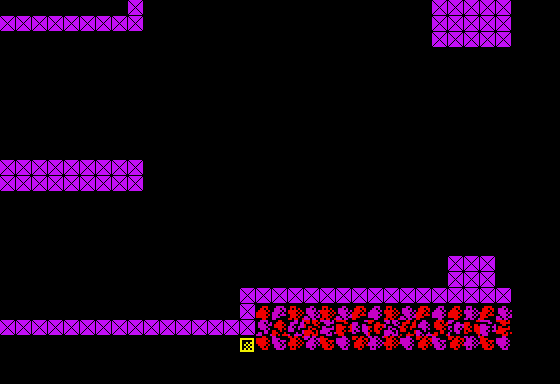

Tiled map render using the project's own tile images. Description and the map definition, with tile-layer contents summarised, below:
An orthogonal 35x24 tile map with 16x16 px tiles, 4 tile layers (Stars, Tile Layer 1, Tile Layer 2, Collision), 35 tilesets and 8 objects (2x ship_fire, piston, vitorc, ammo_pack, grenade_pack, ...).

<map version="1.0" orientation="orthogonal" width="35" height="24" tilewidth="16" tileheight="16">
 <properties>
  <property name="background_color" value="#000000" />
  <property name="nextLevel" value="L03S20" />
 </properties>
 <tileset firstgid="1" name="tiles" tilewidth="16" tileheight="16">
  <image source="../images/tiles.gif" width="240" height="512" />
 </tileset>
 <tileset firstgid="481" name="metatiles" tilewidth="16" tileheight="16">
  <image source="../images/metatiles.gif" width="128" height="16" />
  <tile id="0">
   <properties>
    <property name="type" value="solid" />
   </properties>
  </tile>
 </tileset>
 <tileset firstgid="489" name="ship" tilewidth="176" tileheight="128">
  <image source="../images/ship.gif" width="176" height="128" />
 </tileset>
 <tileset firstgid="490" name="ship_fire" tilewidth="16" tileheight="32">
  <image source="../images/ship_fire.gif" width="48" height="128" />
 </tileset>
 <tileset firstgid="502" name="light" tilewidth="16" tileheight="16">
  <image source="../images/light.gif" width="128" height="32" />
 </tileset>
 <tileset firstgid="518" name="vitorc" tilewidth="48" tileheight="64">
  <image source="../images/vitorc.gif" width="528" height="64" />
 </tileset>
 <tileset firstgid="529" name="turret" tilewidth="96" tileheight="80">
  <image source="../images/turret.gif" width="96" height="80" />
 </tileset>
 <tileset firstgid="530" name="cocoon" tilewidth="80" tileheight="128">
  <image source="../images/cocoon.gif" width="80" height="128" />
 </tileset>
 <tileset firstgid="531" name="radar" tilewidth="80" tileheight="128">
  <image source="../images/radar.gif" width="80" height="128" />
 </tileset>
 <tileset firstgid="532" name="rocket" tilewidth="64" tileheight="96">
  <image source="../images/rocket.gif" width="64" height="96" />
 </tileset>
 <tileset firstgid="533" name="grenade_pack" tilewidth="32" tileheight="32">
  <image source="../images/grenade_pack.gif" width="32" height="32" />
 </tileset>
 <tileset firstgid="534" name="teleport" tilewidth="64" tileheight="96">
  <image source="../images/teleport.gif" width="512" height="96" />
 </tileset>
 <tileset firstgid="542" name="piston" tilewidth="48" tileheight="64">
  <image source="../images/piston.gif" width="48" height="64" />
 </tileset>
 <tileset firstgid="543" name="bubble" tilewidth="32" tileheight="32">
  <image source="../images/bubble.gif" width="96" height="192" />
 </tileset>
 <tileset firstgid="561" name="rocks" tilewidth="16" tileheight="16">
  <image source="../images/rocks.gif" width="512" height="48" />
 </tileset>
 <tileset firstgid="657" name="incubator" tilewidth="64" tileheight="96">
  <image source="../images/incubator.gif" width="64" height="96" />
 </tileset>
 <tileset firstgid="658" name="ammo_pack" tilewidth="32" tileheight="32">
  <image source="../images/ammo_pack.gif" width="32" height="32" />
 </tileset>
 <tileset firstgid="659" name="double_launcher" tilewidth="64" tileheight="48">
  <image source="../images/double_launcher.gif" width="64" height="48" />
 </tileset>
 <tileset firstgid="660" name="mine" tilewidth="32" tileheight="16">
  <image source="../images/mine.gif" width="32" height="16" />
 </tileset>
 <tileset firstgid="661" name="missile_guidance" tilewidth="64" tileheight="64">
  <image source="../images/missile_guidance.gif" width="64" height="64" />
 </tileset>
 <tileset firstgid="662" name="gate" tilewidth="16" tileheight="16">
  <image source="../images/gate.gif" width="176" height="144" />
 </tileset>
 <tileset firstgid="761" name="interceptor" tilewidth="32" tileheight="32">
  <image source="../images/interceptor.gif" width="96" height="192" />
 </tileset>
 <tileset firstgid="779" name="jellyfish" tilewidth="32" tileheight="32">
  <image source="../images/jellyfish.gif" width="96" height="192" />
 </tileset>
 <tileset firstgid="797" name="egg" tilewidth="16" tileheight="16">
  <image source="../images/egg.png" width="32" height="16" />
 </tileset>
 <tileset firstgid="799" name="waggon" tilewidth="64" tileheight="80">
  <image source="../images/waggon.gif" width="64" height="80" />
 </tileset>
 <tileset firstgid="800" name="combined_launcher_top" tilewidth="80" tileheight="32">
  <image source="../images/combined_launcher_top.gif" width="80" height="32" />
 </tileset>
 <tileset firstgid="801" name="combined_launcher_bottom" tilewidth="96" tileheight="32">
  <image source="../images/combined_launcher_bottom.gif" width="96" height="32" />
 </tileset>
 <tileset firstgid="802" name="square_light" tilewidth="16" tileheight="16">
  <image source="../images/square_light.gif" width="128" height="16" />
 </tileset>
 <tileset firstgid="810" name="discharge" tilewidth="64" tileheight="32">
  <image source="../images/discharge.gif" width="320" height="256" />
 </tileset>
 <tileset firstgid="850" name="fungus" tilewidth="48" tileheight="64">
  <image source="../images/fungus.gif" width="48" height="64" />
 </tileset>
 <tileset firstgid="851" name="louse" tilewidth="32" tileheight="32">
  <image source="../images/louse.gif" width="96" height="192" />
 </tileset>
 <tileset firstgid="869" name="beam" tilewidth="16" tileheight="256">
  <image source="../images/beam.gif" width="128" height="256" />
 </tileset>
 <tileset firstgid="877" name="gate" tilewidth="176" tileheight="144">
  <image source="../images/gate.gif" width="176" height="144" />
 </tileset>
 <tileset firstgid="878" name="flasher" tilewidth="32" tileheight="32">
  <image source="../images/flasher.gif" width="64" height="192" />
 </tileset>
 <tileset firstgid="890" name="fir" tilewidth="32" tileheight="32">
  <image source="../images/fir.gif" width="32" height="192" />
 </tileset>
 <layer name="Stars" width="35" height="24">
  <data>[840 cells, 0 non-empty, 0 distinct tile ids]</data>
 </layer>
 <objectgroup name="Object Layer 3" width="35" height="24">
  <object name="piston" gid="542" x="304" y="288" />
 </objectgroup>
 <layer name="Tile Layer 1" width="35" height="24">
  <data>[840 cells, 64 non-empty, 1 distinct tile ids]</data>
 </layer>
 <objectgroup color="#a41e0c" name="Object Layer 1" width="35" height="24">
  <object name="vitorc" gid="518" x="0" y="160" />
  <object name="ammo_pack" gid="658" x="176" y="320" />
  <object name="grenade_pack" gid="533" x="256" y="288" />
  <object name="ship_fire" gid="494" x="432" y="80" />
  <object name="ship_fire" gid="494" x="496" y="80" />
  <object name="beam" gid="869" x="464" y="272" />
  <object name="louse_creator" gid="854" x="512" y="128">
   <properties>
    <property name="behavior" value="swing" />
    <property name="delay" value="1" />
   </properties>
  </object>
 </objectgroup>
 <objectgroup name="Object Layer 2" width="35" height="24" />
 <layer name="Tile Layer 2" width="35" height="24">
  <data>[840 cells, 203 non-empty, 94 distinct tile ids]</data>
 </layer>
 <objectgroup name="Object Layer 4" width="35" height="24" />
 <layer name="Collision" width="35" height="24">
  <data>[840 cells, 83 non-empty, 1 distinct tile ids]</data>
 </layer>
</map>